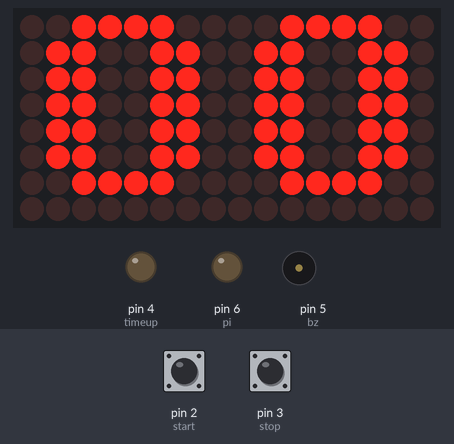
The sketch below on a simulated Arduino Uno, built with avr-gcc and run on an emulated ATmega328P. On the bench: 16×8 LED matrix, output pins drawn as LEDs (lit = HIGH), buzzer (waves = sounding). Dashed ring = blinking. The test bench sets the inputs (shaded band); at power-on: pin 2 (start) HIGH, pin 3 (stop) HIGH.

Above: at 1.2 s.
1.3 s: pin 2 (start) pulled LOW for 0.15 s
At 1.7 s:
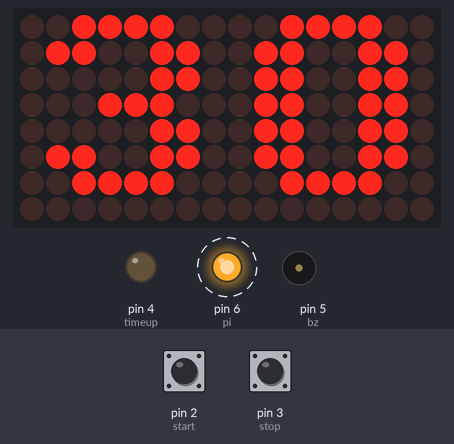
3.8 s: pin 3 (stop) pulled LOW for 1 s
At 6.1 s:
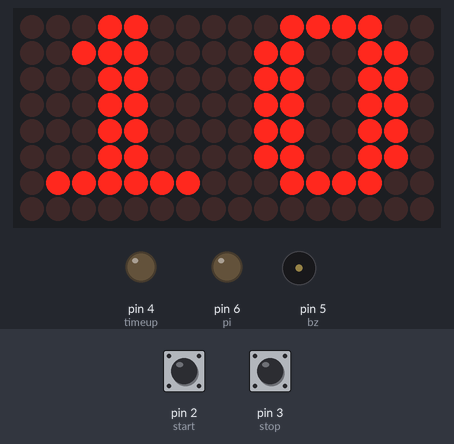
7.8 s: pin 2 (start) pulled LOW for 1 s
At 11.7 s:
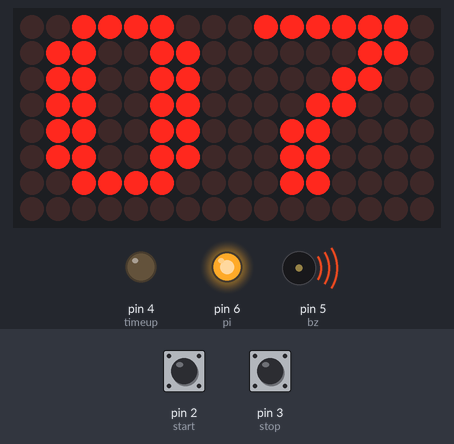
11.8 s: pin 3 (stop) pulled LOW for 0.15 s
At 14.3 s:
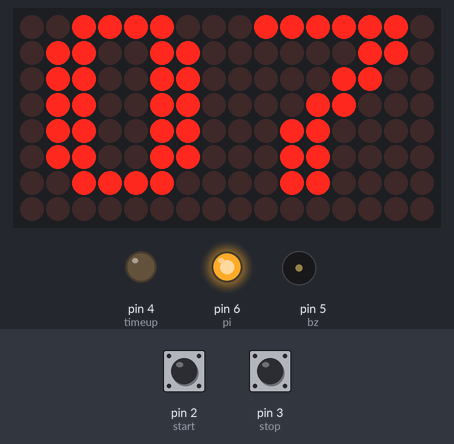
14.9 s: pin 2 (start) pulled LOW for 0.15 s
At 16.36 s:
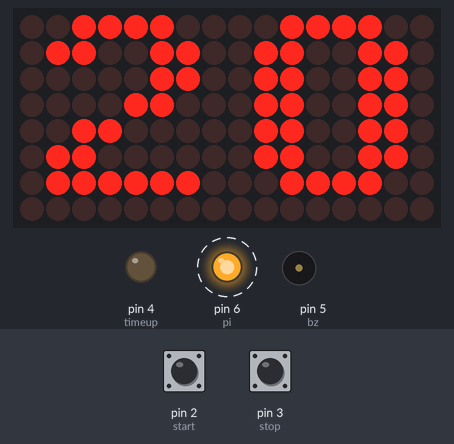
18.0 s: pin 3 (stop) pulled LOW for 3.2 s
At 18.8 s:
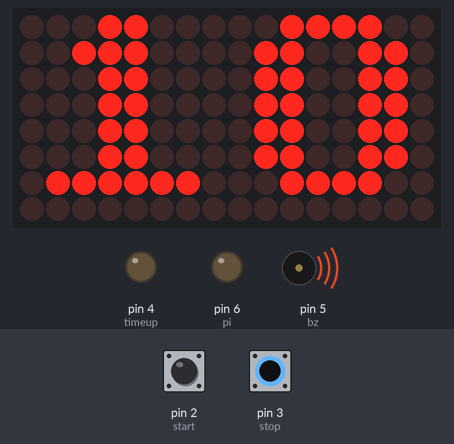
Timing chart, 0 to 21.0 s (numbered marks = the images above; inputs shaded):
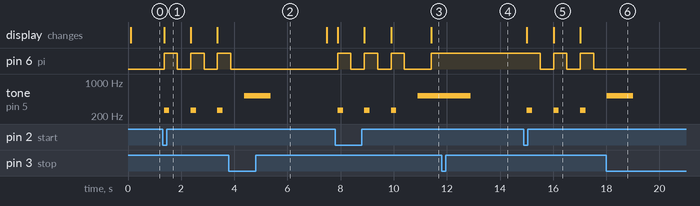

The sketch:

timer.ino
```cpp
#include <LedControl.h>

LedControl lc = LedControl(11, 13, 10, 2);  // DIN, CLK, CS, デバイス数（2台）

// 0〜9の数字パターン（8×8ドット）
const byte number[10][8] = {
  {B00111100, B01100110, B01100110, B01100110, B01100110, B01100110, B00111100, B00000000}, // 0
  {B00011000, B00111000, B00011000, B00011000, B00011000, B00011000, B01111110, B00000000}, // 1
  {B00111100, B01100110, B00000110, B00001100, B00110000, B01100000, B01111110, B00000000}, // 2
  {B00111100, B01100110, B00000110, B00011100, B00000110, B01100110, B00111100, B00000000}, // 3
  {B00001100, B00011100, B00111100, B01101100, B01111110, B00001100, B00001100, B00000000}, // 4
  {B01111110, B01100000, B01111100, B00000110, B00000110, B01100110, B00111100, B00000000}, // 5
  {B00111100, B01100110, B01100000, B01111100, B01100110, B01100110, B00111100, B00000000}, // 6
  {B01111110, B00000110, B00001100, B00011000, B00110000, B00110000, B00110000, B00000000}, // 7
  {B00111100, B01100110, B01100110, B00111100, B01100110, B01100110, B00111100, B00000000}, // 8
  {B00111100, B01100110, B01100110, B00111110, B00000110, B01100110, B00111100, B00000000}  // 9
};

// 小数点（右下1点）
const byte dot[8] = {
  B00000000, B00000000, B00000000, B00000000,
  B00000000, B00000000, B00000000, B10000000
};

// ピン設定
const int start = 2;
const int stop = 3;
const int timeup = 4;
const int bz = 5;
const int pi = 6;
// int ctime = A0;

bool started = false;

void setup() {
  int co;
  for (int i = 0; i < 2; i++) {
    lc.shutdown(i, false);    // 通常動作モード
    lc.setIntensity(i, 5);    // 輝度（0〜15）
    lc.clearDisplay(i);       // 表示クリア
  }
  pinMode(start, INPUT_PULLUP);
  pinMode(stop, INPUT_PULLUP);
  pinMode(timeup, OUTPUT);
  pinMode(pi, OUTPUT);
  pinMode(bz, OUTPUT);

  digitalWrite(timeup, LOW);
  digitalWrite(bz, LOW);
  digitalWrite(pi, LOW);
}


void timer(int t) {
  int ten = t / 10;
  int one = t % 10;

  for (int row = 0; row < 8; row++) {
    lc.setRow(0, row, number[one][row]);
    lc.setRow(1, row, number[ten][row]);
  }
}

void loop() {


  delay(100);
  timer(0);
  if (digitalRead(start) == LOW && !started) {
    started = true;

    // カウントダウン表示（3→1）
    for (int i = 3; i > 0; i--) {
      timer(i);
      digitalWrite(pi, HIGH);
      tone(bz, 262, 200);  // ド
      delay(500);
      digitalWrite(pi, LOW);
      delay(500);
    }

    tone(bz, 523, 1000);  // ドー

    for (int t = 70; t >= 10; t--) {
      if (digitalRead(stop) == LOW) {
        tone(bz, 523, 1000);
        delay(3000);
        started = false;
        return;
      }
    delay(500);
      timer(t);
      digitalWrite(pi, HIGH);
      delay(500);

    }

    // 9〜0秒カウント
    for (int t = 9; t >= 0; t--) {
      if (digitalRead(stop) == LOW) {
        tone(bz, 523, 1000);
        started = false;
        return;
      }

      timer(t);
      digitalWrite(pi, HIGH);
      tone(bz, 523, 500);
      delay(500);
      digitalWrite(pi, LOW);
      tone(bz, 0, 100);
      delay(500);
    }

    // 終了音
    digitalWrite(pi, LOW);
    tone(bz, 262, 1000);
    started = false;
  }
}
```

Measured:
- after the input at 1.3 s, pin 6 (pi): alternates HIGH for 0.50 s and LOW for 0.50 s, starting after 0.06 s; tone on pin 5 (bz): alternates 262 Hz for 0.20 s and silent for 0.80 s, starting after 0.06 s; the display: changes after 0.06 s (image 1)
- after the input at 3.8 s, pin 6 (pi): goes on until 3.9 s, then stays LOW
- after the input at 7.8 s, pin 6 (pi): LOW → HIGH after 0.09 s, then repeats every 1.0 s: LOW 0.50 s, HIGH 0.50 s; tone on pin 5 (bz): silent → 262 Hz after 0.09 s, then repeats every 1.0 s: silent 0.80 s, 262 Hz 0.20 s; the display: first changes after 0.09 s (image 3 shows a later state)
- after the input at 11.8 s, tone on pin 5 (bz): 523 Hz → silent after 1.1 s instead of 0.10 s
- after the input at 14.9 s, pin 6 (pi): alternates HIGH for 0.50 s and LOW for 0.50 s, starting after 0.61 s; tone on pin 5 (bz): alternates 262 Hz for 0.20 s and silent for 0.80 s, starting after 0.11 s; the display: first changes after 0.11 s (image 5 shows a later state)
- after the input at 18.0 s, pin 6 (pi): stays LOW (without the input it goes to HIGH after 0.53 s)
- what the display in image 5 shows lasts 1.0 s, from 16.0 s to 17.0 s
